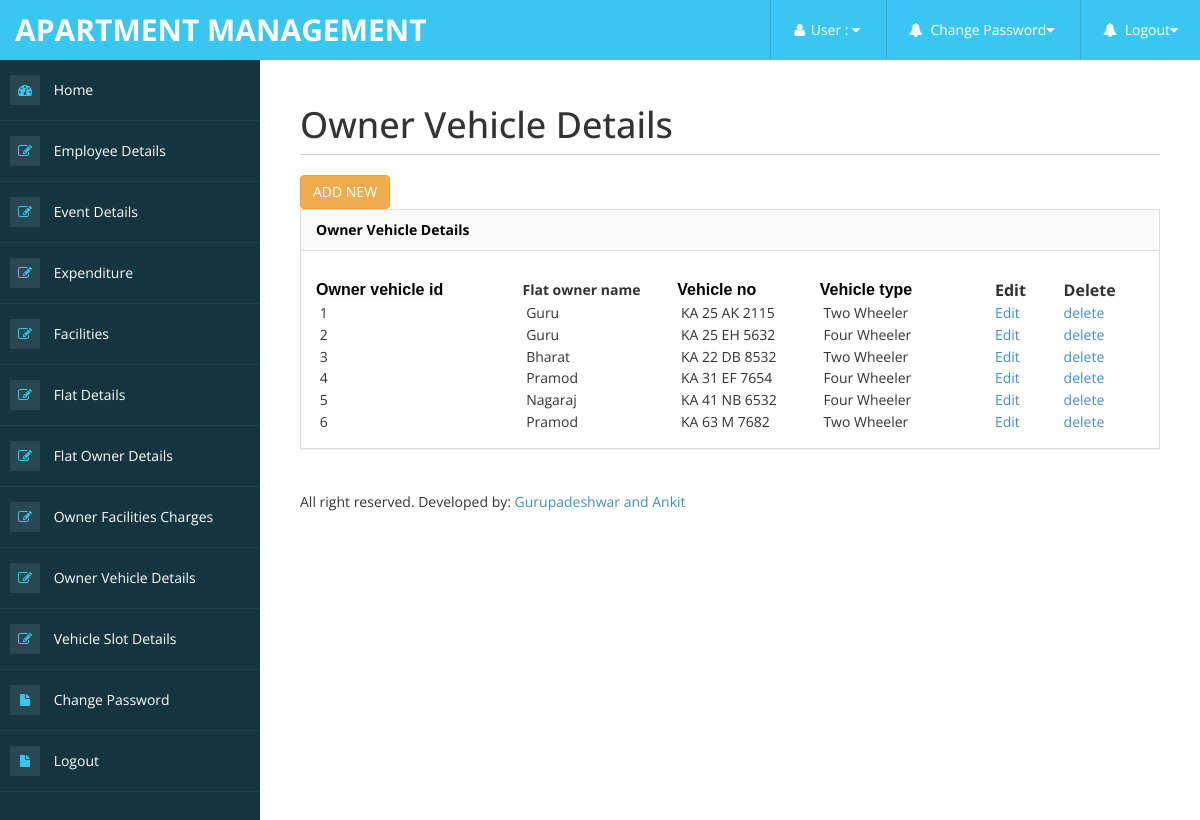
/Code/owner_vehicle_details_view.php, run on the app's committed database.
### tables this page shows
CREATE TABLE `owner_vehicle_details` (
  `Owner_vehicle_id` int(10) NOT NULL,
  `Flat_owner_id` int(10) NOT NULL,
  `Vehicle_no` varchar(15) NOT NULL,
  `Vehicle_type` varchar(20) NOT NULL,
  `allot_status` varchar(50) NOT NULL
);

CREATE TABLE `flat_owner_details` (
  `Flat_owner_id` int(10) NOT NULL,
  `Flat_owner_name` varchar(25) NOT NULL,
  `Flat_id` int(10) NOT NULL,
  `Address` varchar(25) NOT NULL,
  `contact_no` bigint(10) NOT NULL,
  `email_id` varchar(100) NOT NULL,
  `Aadhar_no` varchar(12) NOT NULL,
  `owner_occupation` varchar(25) NOT NULL,
  `DOB` date NOT NULL,
  `Gender` varchar(1) NOT NULL
);

### Code/Owner_vehicle_details_view.php (the view, shortened to what this page needs)
<!DOCTYPE html>
<html xmlns="http://www.w3.org/1999/xhtml">
<head>
<?php include('metadata.php');?>
<?php include('header.php');?>
<?php include('sidebar.php');?>
</head>
<body>
        <div id="page-wrapper" >
            <div id="page-inner">
			 <div class="row">
                    <div class="col-md-12">
                        <h1 class="page-header">
                             Owner Vehicle Details
                        </h1>
                    </div>
</div>
               <a href="Owner_vehicle_details_form.php" class="btn btn-warning btn" >ADD NEW</a>
            <div class="row">
                <div class="col-md-12">
                    <div class="panel panel-default">
                        <div class="panel-heading">
                              Owner Vehicle Details
                        </div>
                        <div class="panel-body">
                            <div class="table-responsive">
                                <table class="table table-striped table-bordered table-hover" id="dataTables-example">
                                    <thead>
<form name="form1" method="post" action="">
  <table width="1300" height="155" border="0" align="center">
    <tr>
      <th width="281"><span style="color: rgb(0, 0, 0); font-family: sans-serif; font-size: medium; font-style: normal; font-variant-ligatures: normal; font-variant-caps: normal; font-weight: 700; letter-spacing: normal; orphans: 2; text-align: left; text-indent: 0px; text-transform: none; white-space: nowrap; widows: 2; word-spacing: 0px; -webkit-text-stroke-width: 0px; background-color: rgb(253, 253, 254); text-decoration-thickness: initial; text-decoration-style: initial; text-decoration-color: initial; display: inline !important; float: none;">Owner vehicle id</span></th>
      <th width="248">Flat owner name</th>
      <th width="202"><span style="color: rgb(0, 0, 0); font-family: sans-serif; font-size: medium; font-style: normal; font-variant-ligatures: normal; font-variant-caps: normal; font-weight: 700; letter-spacing: normal; orphans: 2; text-align: left; text-indent: 0px; text-transform: none; white-space: nowrap; widows: 2; word-spacing: 0px; -webkit-text-stroke-width: 0px; background-color: rgb(253, 253, 254); text-decoration-thickness: initial; text-decoration-style: initial; text-decoration-color: initial; display: inline !important; float: none;">Vehicle no</span></th>
      <th width="253"><span style="color: rgb(0, 0, 0); font-family: sans-serif; font-size: medium; font-style: normal; font-variant-ligatures: normal; font-variant-caps: normal; font-weight: 700; letter-spacing: normal; orphans: 2; text-align: left; text-indent: 0px; text-transform: none; white-space: nowrap; widows: 2; word-spacing: 0px; -webkit-text-stroke-width: 0px; background-color: rgb(253, 253, 254); text-decoration-thickness: initial; text-decoration-style: initial; text-decoration-color: initial; display: inline !important; float: none;">Vehicle type</span></th>
      <th width="104"><span class="style2">Edit</span></th>
      <th width="107"><span class="style2">Delete</span></th>
    </tr>
    <?php
	include("../db_connect/db_connect.php");
	$sl_no=1;
	$sql="select * from owner_vehicle_details ov,flat_owner_details fd where ov.Flat_owner_id=fd.Flat_owner_id";
	$res=mysqli_query($conn,$sql);
	while($row=mysqli_fetch_array($res))
	{
	?>
	<tr>
       <td>&nbsp;<?php echo $sl_no++;?></td>
      <td>&nbsp;<?php echo $row['Flat_owner_name'];?></td>
      <td>&nbsp;<?php echo $row['Vehicle_no'];?></td>
      <td>&nbsp;<?php echo $row['Vehicle_type'];?></td>
      <td><a href="owner_vehicle_details_edit.php?Owner_vehicle_id=<?php echo $row['Owner_vehicle_id'];?>">Edit</a></a></td>
      <td><a href="owner_vehicle_details_delete.php?Owner_vehicle_id=<?php echo $row['Owner_vehicle_id'];?>">delete</a></td>
	</tr>
	<?php
	}
	?>
  </table>
</form>
</div>
                        </div>
                    </div>
                <?php include('footer.php');?>
			    </div>
</body>
</html>

### Code/assets/css/custom-styles.css (style rules this page uses)
body { font-family: 'Open Sans', sans-serif; }
#page-wrapper { padding: 15px 15px; min-height: 600px; background: #FFFFFF; }
#page-inner { width:100%; margin:10px 20px 10px 0px; background-color:transparent; padding:10px; min-height:1200px; }
h1, .h1, h2, .h2, h3, .h3 { margin-top: 7px; margin-bottom: -5px; }
.panel { border-radius:0px; }
.page-header { padding-bottom: 9px; margin: 10px 0 20px; border-bottom: 1px solid #C7D1DD; }
.panel-default > .panel-heading { color: #000; background-color: #FFFFFF; border-color: #ddd; font-weight:bold; background: #FAFAFA; }
@media (min-width:768px) { #page-wrapper { margin: 0 0 0 260px; padding: 15px 30px; min-height: 1200px; } }

### data on the page
owner_vehicle_details: Flat_owner.Flat_owner_name "Guru", Vehicle_no "KA 25 AK 2115", Vehicle_type "Two Wheeler"
owner_vehicle_details: Flat_owner.Flat_owner_name "Guru", Vehicle_no "KA 25 EH 5632", Vehicle_type "Four Wheeler"
owner_vehicle_details: Flat_owner.Flat_owner_name "Bharat", Vehicle_no "KA 22 DB 8532", Vehicle_type "Two Wheeler"
owner_vehicle_details: Flat_owner.Flat_owner_name "Pramod", Vehicle_no "KA 31 EF 7654", Vehicle_type "Four Wheeler"
owner_vehicle_details: Flat_owner.Flat_owner_name "Nagaraj", Vehicle_no "KA 41 NB 6532", Vehicle_type "Four Wheeler"
owner_vehicle_details: Flat_owner.Flat_owner_name "Pramod", Vehicle_no "KA 63 M 7682", Vehicle_type "Two Wheeler"
